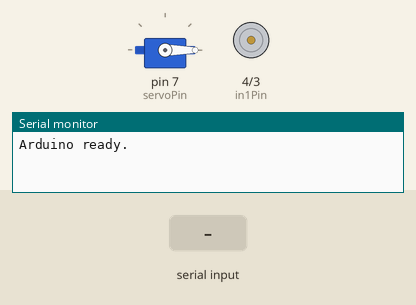
Recording of a sketch running on a simulated Arduino Uno, built with avr-gcc and run on an emulated ATmega328P. Parts: servo, motor-driver pin pairs drawn as motors (green arrow = first pin HIGH = forward, orange = second pin HIGH = backward, longer = more drive), the last lines printed to the serial monitor. The inputs (shaded band) are chosen by the test bench.

Above: at 1.2 s.
1.3 s: "1" received over Serial
At 2.6 s:
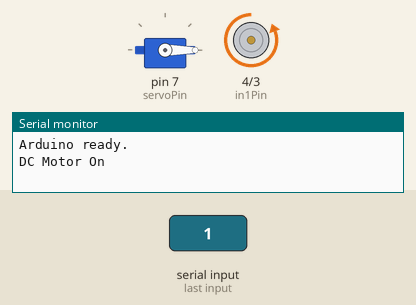
4.6 s: "0" received over Serial
At 5.3 s:
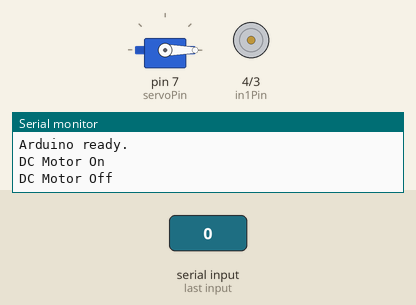
6.3 s: "2" received over Serial
At 7.8 s:
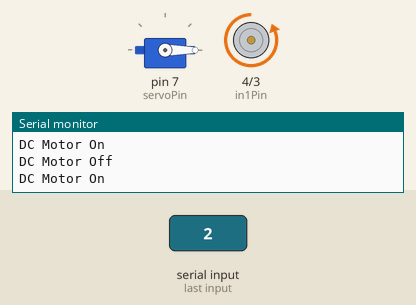
Timing chart, 0 to 9.0 s (numbered marks = the images above; inputs shaded):
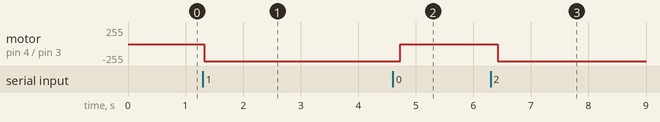

The sketch:

test_serial_dcmotor.ino
```cpp
#include <SPI.h>
#include <MFRC522.h>
#include <Servo.h>

char state;
#define SS_PIN 10
#define RST_PIN 9
MFRC522 rfid(SS_PIN, RST_PIN);
int in1Pin = 4;
int in2Pin = 3;

Servo servo;
//등록할 태그 ID 배열
int tagId[4] = {35, 66, 206, 13};
//핀번호 및 각도 변수 선언
int servoPin = 7, agl = 0;

void setup() {
  pinMode(in1Pin, OUTPUT);
  pinMode(in2Pin, OUTPUT);
  Serial.begin(9600);
  Serial.println("Arduino ready.");
  SPI.begin();
  //MFRC522 초기화
  rfid.PCD_Init();
  //서보모터 연결 핀 설정 및 각도 초기화
  servo.attach(servoPin);
  servo.write(agl);
}

void loop() {
  if (Serial.available())
  {
    state = Serial.read();
    while (Serial.available())
    {
      Serial.read();
    }

    if (state == '0')
    {
      digitalWrite(in1Pin, LOW);
      digitalWrite(in2Pin, LOW);
      Serial.println("DC Motor Off");
    }
    else
    {
      digitalWrite(in1Pin, LOW);
      digitalWrite(in2Pin, HIGH);
      Serial.println("DC Motor On");
    }
  }
  delay(100);

  //태그가 접촉 되지 않았거나 ID가 읽혀지지 않았을 때
  if(!rfid.PICC_IsNewCardPresent() || !rfid.PICC_ReadCardSerial()){
    agl = 0;
    servo.write(agl);
    delay(300);
    return;
  }
  int same = 0;
  //태그의 ID 출력하기(rfid.uid.uidByte[0] ~ rfid.uid.uidByte[3] 출력)
  Serial.print("Card Tag ID: ");
  for(byte i=0; i<4; i++){
    Serial.print(rfid.uid.uidByte[i]);
    Serial.print(" ");
    //인식된 태그와 등록된 태그 번호 일치 여부
    if(rfid.uid.uidByte[i] == tagId[i]){
      same++; //모두 맞다면 same 변수는 4가 됨.
    }
  }
  Serial.println();
  if(same == 4){
    Serial.println("태그 ID가 일치합니다.");
    agl = 90;
    servo.write(agl);
    delay(1000);
  }
  else{
    Serial.println("등록된 태그 ID가 아닙니다.");
  }
}
```

Measured:
- after the input at 1.3 s, motor on pin 4 (in1Pin) / pin 3 (in2Pin): stopped → backward 255/255 at once
- after the input at 4.6 s, motor on pin 4 (in1Pin) / pin 3 (in2Pin): backward 255/255 → stopped after 0.13 s
- after the input at 6.3 s, motor on pin 4 (in1Pin) / pin 3 (in2Pin): stopped → backward 255/255 after 0.13 s
